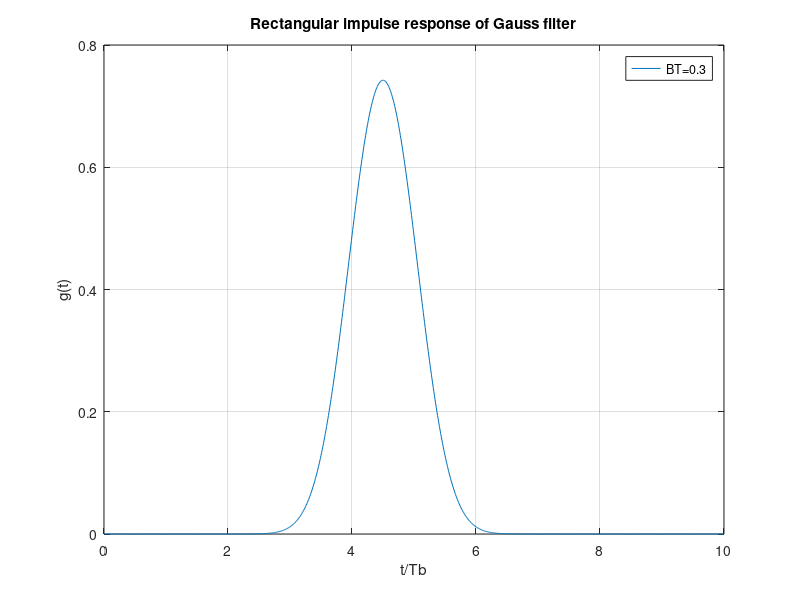
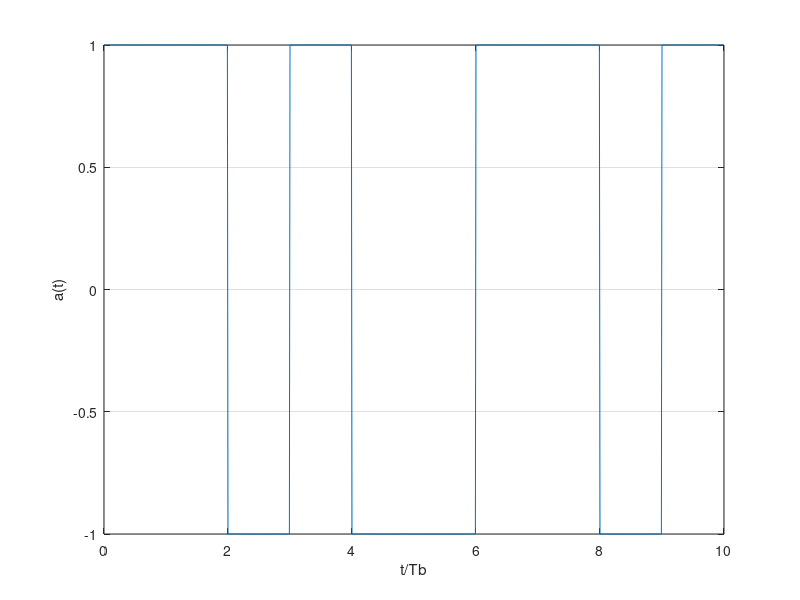
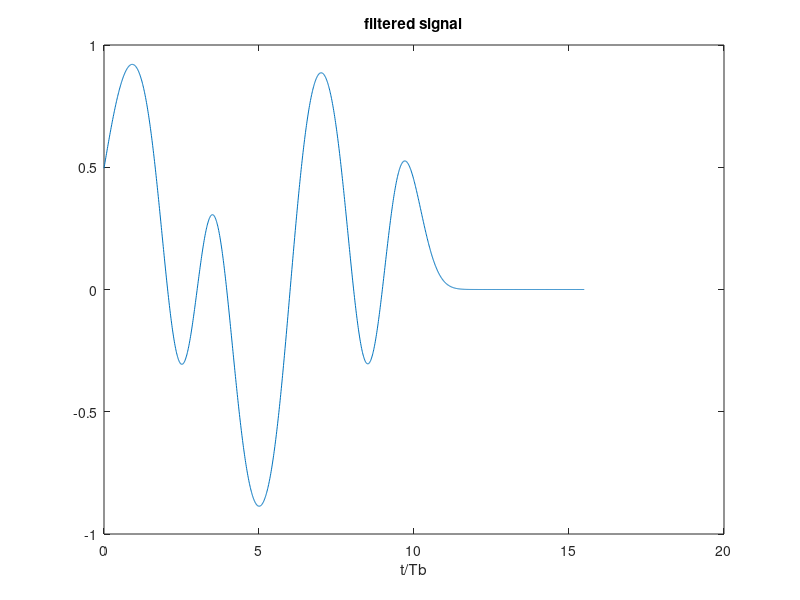
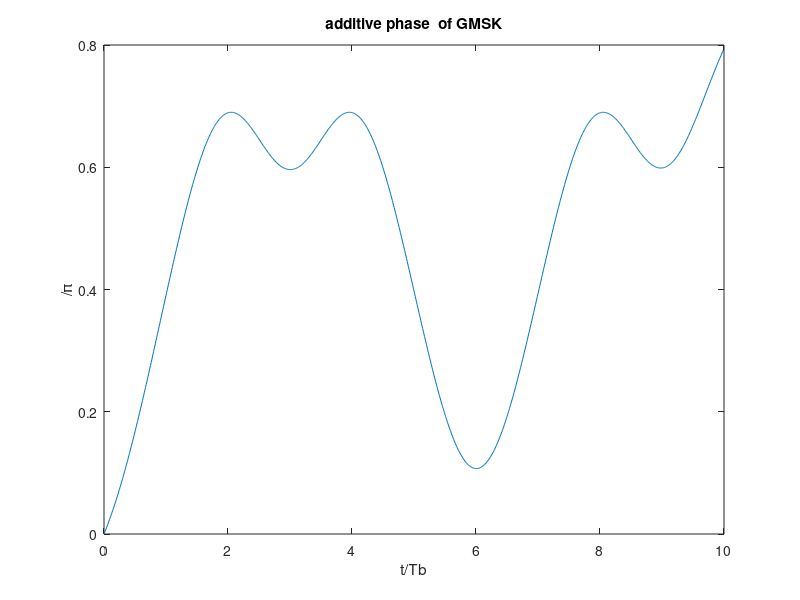

Write the MATLAB code that produced these figures, in order. (Note: this script raises an error after producing the figures.)
%% Gaussian Filtered Minimum Shift keying-GMSK

clc
clear
close all

Rs=1e3;                                        %bit ratio
Ts=1/Rs;
N=10;                                          %Number of bits to process
fc=40e2;                                        %carrier frequency
fs=10e4;                                        %sample frequency
T=1/fs;
t=(0:(round(N*Ts/T)-1))*T;
ts=(0:N-1)*Ts;
r=round(Ts/T);

%% Orthogonal carrier wave
xc=cos(2*pi*fc*t);
xs=sin(2*pi*fc*t);

%% Gaussian Filter
%BTs=100000;
BTs=0.3;
B=BTs/Ts;


%alpha=sqrt(log(2)/2)/B;
%h=sqrt(pi)/alpha*exp(-(pi/alpha*t).^2);


%I couldn't do it with h convolution, and then I used qunc function.
g_t=qfunc(2*pi*B*(t-Ts/2-4.5*Ts)/sqrt(log(2)))-qfunc(2*pi*B*(t+Ts/2-4.5*Ts)/sqrt(log(2)));%4,5Ts is used to display all g_t
figure
plot(t/Ts,g_t)
title('Rectangular impulse response of Gauss filter')
legend('BT=0.3')
xlabel('t/Tb')
ylabel('g(t)')
grid on

%% gengerate bit sequence
a=2*(rand(1,N)>0.5)-1;
a=[1,1,-1,1,-1,-1,1,1,-1,1] %%test signal
%a=[1,1,1,-1,-1,1,1,1,-1,-1,-1,-1,-1,-1,-1]
%a=[1,1,1,-1,-1,1,1,1,-1,-1]
a_sample=repmat(a,r,1);
a_sample=a_sample(:)';

figure
plot(t/Ts,a_sample)
xlabel('t/Tb')
ylabel('a(t)')
grid on
%% conv
a_fil=conv(a_sample,g_t)/r;%I can't explain it here./r,It seems right.
a_fil=a_fil(round(4.5*Ts/T):end);%Make up for the delays(4.5Ts) previously used
figure
plot((0:length(a_fil)-1)*T/Ts,a_fil)
title('filtered signal')
xlabel('t/Tb')


%% additive phase
for ii=1:length(t)
    theta(ii)=pi/(2*Ts)*T*trapz(a_fil(1:ii));
end
figure
%Although the trend is right, the peak value is getting smaller and I don't know what the problem is.
plot(t/Ts,theta/pi);
title('additive phase  of GMSK')
xlabel('t/Tb')
ylabel('/\pi')

theta1=wrapToPi(theta);
figure

plot(t/Ts,theta1/pi);
title('additive phase  of GMSK [0,2\pi]')
xlabel('t/Tb')
ylabel('/\pi')
%% GMSK
s=cos(theta).*xc-sin(theta).*xs;
figure
plot(t/Ts,s)
title('GMSK')
xlabel('t/Tb')
%% Spectral
figure
plotSpectral(s,fs);
